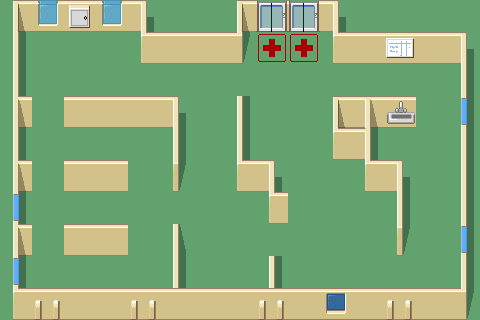

This game map was drawn from its Tiled (.tmx) file and the tilesets committed beside it. A one-line description and the trimmed map source follow:
An orthogonal 15x10 tile map with 32x32 px tiles, 3 tile layers (floor, Walls, decoration) and 5 objects (2x target, 2x crate, start).

<map version="1.0" orientation="orthogonal" width="15" height="10" tilewidth="32" tileheight="32">
 <tileset firstgid="1" name="hospital_256" tilewidth="32" tileheight="32">
  <image source="textures/hospital_set.png" width="256" height="256" />
  <tile id="5">
   <properties>
    <property name="target" value="" />
   </properties>
  </tile>
  <tile id="6">
   <properties>
    <property name="crate" value="" />
   </properties>
  </tile>
  <tile id="7">
   <properties>
    <property name="cratetarget" value="" />
   </properties>
  </tile>
  <tile id="15">
   <properties>
    <property name="tilemakesureyourpassportisuptodateffs" value="" />
   </properties>
  </tile>
 </tileset>
 <layer name="floor" width="15" height="10">
  <data>[150 cells, 145 non-empty, 2 distinct tile ids]</data>
 </layer>
 <layer name="Walls" width="15" height="10">
  <data>[150 cells, 75 non-empty, 16 distinct tile ids]</data>
 </layer>
 <objectgroup name="Objects1" width="15" height="10">
  <object name="target" type="target" x="288" y="32" width="32" height="32" />
  <object name="crate" type="crate" x="128" y="192" width="32" height="32" />
  <object name="start" type="start" x="416" y="160" width="32" height="32" />
  <object name="target" type="target" x="256" y="32" width="32" height="32" />
  <object name="crate" type="crate" x="64" y="64" width="32" height="32" />
 </objectgroup>
 <layer name="decoration" width="15" height="10">
  <data>[150 cells, 5 non-empty, 4 distinct tile ids]</data>
 </layer>
</map>
